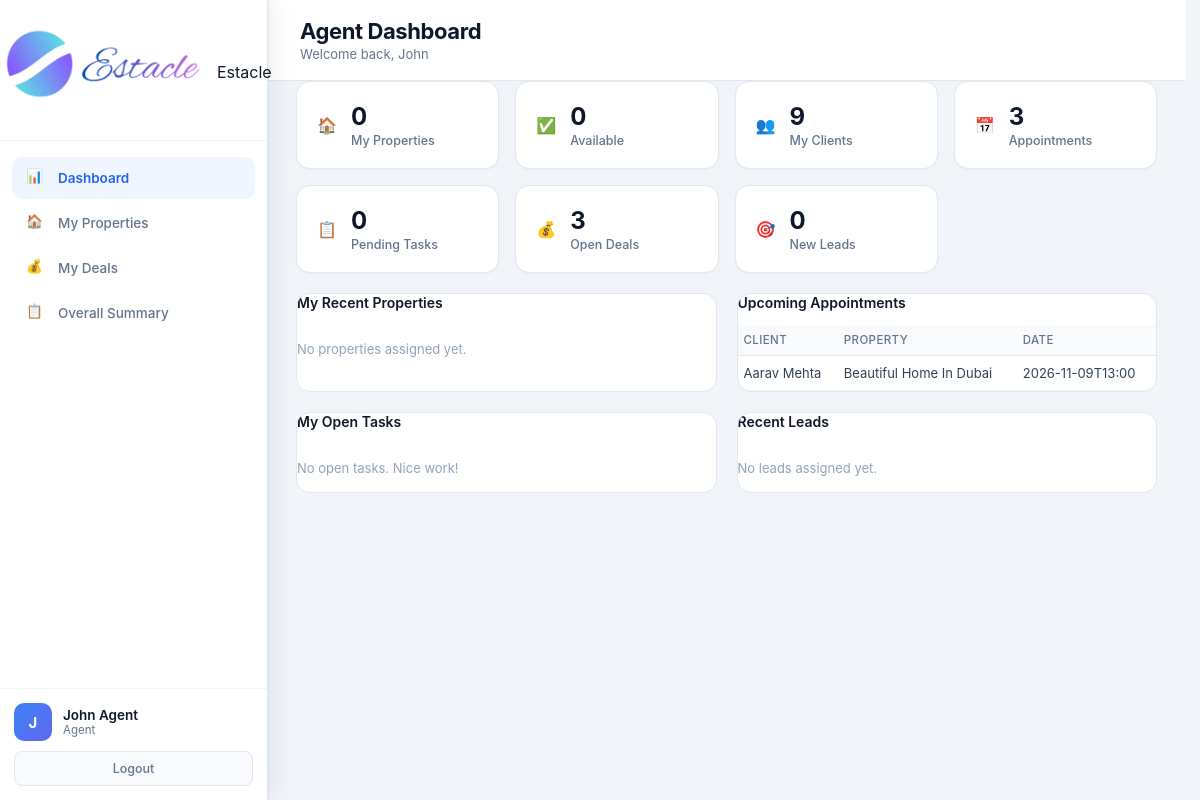
Page /agent (signed in) on the committed database.
### tables this page shows
CREATE TABLE appointments (
            id INTEGER PRIMARY KEY AUTOINCREMENT,
            client_id INTEGER,
            property_id INTEGER,
            agent_id INTEGER,
            appointment_date TIMESTAMP,
            status TEXT DEFAULT 'scheduled',
            notes TEXT,
            created_at TIMESTAMP DEFAULT CURRENT_TIMESTAMP, minutes_of_meeting TEXT, appointment_type TEXT DEFAULT 'meeting', duration_minutes INTEGER DEFAULT 60, updated_at TIMESTAMP,
            FOREIGN KEY (client_id) REFERENCES clients (id),
            FOREIGN KEY (property_id) REFERENCES properties (id),
            FOREIGN KEY (agent_id) REFERENCES users (id)
        );

CREATE TABLE clients (
            id INTEGER PRIMARY KEY AUTOINCREMENT,
            full_name TEXT NOT NULL,
            email TEXT,
            phone TEXT,
            status TEXT DEFAULT 'lead',
            notes TEXT,
            agent_id INTEGER,
            created_at TIMESTAMP DEFAULT CURRENT_TIMESTAMP, source TEXT, budget REAL, interest TEXT, preferred_city TEXT, address TEXT, updated_at TIMESTAMP, user_id INTEGER, photo TEXT, about_the_client TEXT,
            FOREIGN KEY (agent_id) REFERENCES users (id)
        );

CREATE TABLE properties (
            id INTEGER PRIMARY KEY AUTOINCREMENT,
            title TEXT NOT NULL,
            description TEXT,
            price REAL NOT NULL,
            property_type TEXT NOT NULL,
            status TEXT DEFAULT 'available',
            address TEXT,
            city TEXT,
            state TEXT,
            zip_code TEXT,
            bedrooms INTEGER,
            bathrooms REAL,
            area_sqft REAL,
            agent_id INTEGER,
            created_at TIMESTAMP DEFAULT CURRENT_TIMESTAMP, category TEXT DEFAULT "sale", listing_type TEXT DEFAULT "sale", floor TEXT, carpet_area REAL, furnishing TEXT, parking TEXT, amenities TEXT, seller_name TEXT, seller_phone TEXT, monthly_rent REAL, security_deposit REAL, maintenance REAL, per_sqft REAL, latitude TEXT, longitude TEXT, photos TEXT, year_built TEXT, facing TEXT, videos TEXT,
            FOREIGN KEY (agent_id) REFERENCES users (id)
        );

### routes/agent.py (the view)
@agent.route('/agent')
@login_required
@role_required('agent')
def agent_dashboard():
    db = get_db()
    migrate_db()
    agent_id = session['user_id']
    currency = get_setting('currency', 'INR')
    stats = {
        'my_properties': db.execute('SELECT COUNT(*) FROM properties WHERE agent_id = ?', (agent_id,)).fetchone()[0],
        'my_clients': db.execute('SELECT COUNT(*) FROM clients WHERE agent_id = ?', (agent_id,)).fetchone()[0],
        'appointments': db.execute('SELECT COUNT(*) FROM appointments WHERE agent_id = ?', (agent_id,)).fetchone()[0],
        'available': db.execute("SELECT COUNT(*) FROM properties WHERE agent_id = ? AND status = 'available'", (agent_id,)).fetchone()[0],
        'pending_tasks': db.execute("SELECT COUNT(*) FROM tasks WHERE assigned_to = ? AND status = 'pending'", (agent_id,)).fetchone()[0],
        'open_deals': db.execute("SELECT COUNT(*) FROM deals WHERE agent_id = ? AND stage NOT IN ('closed', 'lost')", (agent_id,)).fetchone()[0],
        'new_leads': db.execute("SELECT COUNT(*) FROM leads WHERE assigned_to = ? AND status = 'new'", (agent_id,)).fetchone()[0],
    }
    my_properties = db.execute('''
        SELECT id, title, price, status, city, property_type, listing_type, created_at
        FROM properties WHERE agent_id = ? ORDER BY created_at DESC LIMIT 8
    ''', (agent_id,)).fetchall()
    upcoming = db.execute('''
        SELECT a.*, c.full_name as client_name, p.title as property_title
        FROM appointments a
        LEFT JOIN clients c ON a.client_id = c.id
        LEFT JOIN properties p ON a.property_id = p.id
        WHERE a.agent_id = ? AND a.status = 'scheduled'
        ORDER BY a.appointment_date ASC LIMIT 6
    ''', (agent_id,)).fetchall()
    my_tasks = db.execute('''
        SELECT * FROM tasks WHERE assigned_to = ? AND status != 'completed'
        ORDER BY CASE priority WHEN 'high' THEN 1 WHEN 'medium' THEN 2 ELSE 3 END, due_date ASC LIMIT 6
    ''', (agent_id,)).fetchall()
    recent_leads = db.execute('''
        SELECT * FROM leads WHERE assigned_to = ? ORDER BY created_at DESC LIMIT 5
    ''', (agent_id,)).fetchall()
    return render_template('agent.html', stats=stats, my_properties=my_properties,
                           upcoming=upcoming, my_tasks=my_tasks, recent_leads=recent_leads,
                           currency=currency, format_money=format_money)

### templates/agent.html (shortened to what this page needs)
<!DOCTYPE html>
<html lang="en">
<head>
    <link rel="stylesheet" href="{{ url_for('static', filename='css/admin.css') }}">
</head>
<body>
<div class="app-layout">
    <aside class="sidebar" data-shell="agent">
        <div class="sidebar-header">
            <div class="logo">
                <img src="{{ url_for('static', filename='images/logo.png') }}" alt="Estacle" class="sidebar-logo">
                <span>Estacle</span>
            </div>
        </div>
        <nav class="sidebar-nav">
            <a href="{{ url_for('agent.agent_dashboard') }}" class="nav-item active"><span class="nav-icon">📊</span> Dashboard</a>
            <a href="{{ url_for('agent.agent_properties') }}" class="nav-item"><span class="nav-icon">🏠</span> My Properties</a>
            <a href="{{ url_for('agent.agent_deals') }}" class="nav-item"><span class="nav-icon">💰</span> My Deals</a>
            <a href="{{ url_for('agent.agent_deals_summary') }}" class="nav-item"><span class="nav-icon">📋</span> Overall Summary</a>
        </nav>
        <div class="sidebar-footer">
            <div class="user-info">
                <div class="user-avatar">{{ session.full_name[0] }}</div>
                <div class="user-details">
                    <div class="user-name">{{ session.full_name }}</div>
                    <div class="user-role">Agent</div>
                </div>
            </div>
            <a href="{{ url_for('auth.logout') }}" class="logout-btn">Logout</a>
        </div>
    </aside>
    <main class="main-content">
        <header class="top-bar">
            <div>
                <h1 class="page-title">Agent Dashboard</h1>
                <p class="page-subtitle">Welcome back, {{ session.full_name.split()[0] }}</p>
            </div>
        </header>
        <div class="stats-grid" style="padding: 0 28px 20px;">
            <div class="stat-card">
                <div class="stat-icon blue">🏠</div>
                <div class="stat-info">
                    <div class="stat-value">{{ stats.my_properties }}</div>
                    <div class="stat-label">My Properties</div>
                </div>
            </div>
            <div class="stat-card">
                <div class="stat-icon green">✅</div>
                <div class="stat-info">
                    <div class="stat-value">{{ stats.available }}</div>
                    <div class="stat-label">Available</div>
                </div>
            </div>
            <div class="stat-card">
                <div class="stat-icon purple">👥</div>
                <div class="stat-info">
                    <div class="stat-value">{{ stats.my_clients }}</div>
                    <div class="stat-label">My Clients</div>
                </div>
            </div>
            <div class="stat-card">
                <div class="stat-icon orange">📅</div>
                <div class="stat-info">
                    <div class="stat-value">{{ stats.appointments }}</div>
                    <div class="stat-label">Appointments</div>
                </div>
            </div>
            <div class="stat-card">
                <div class="stat-icon blue">📋</div>
                <div class="stat-info">
                    <div class="stat-value">{{ stats.pending_tasks }}</div>
                    <div class="stat-label">Pending Tasks</div>
                </div>
            </div>
            <div class="stat-card">
                <div class="stat-icon green">💰</div>
                <div class="stat-info">
                    <div class="stat-value">{{ stats.open_deals }}</div>
                    <div class="stat-label">Open Deals</div>
                </div>
            </div>
            <div class="stat-card">
                <div class="stat-icon purple">🎯</div>
                <div class="stat-info">
                    <div class="stat-value">{{ stats.new_leads }}</div>
                    <div class="stat-label">New Leads</div>
                </div>
            </div>
        </div>
        <div class="agent-grid">
            <div class="panel">
                <h3>My Recent Properties</h3>
                {% if my_properties %}
                <table class="mini-table">
                    <thead><tr><th>Title</th><th>Price</th><th>Status</th><th>City</th></tr></thead>
                    <tbody>
                    {% for p in my_properties %}
                    <tr>
                        <td>{{ p.title[:32] }}{% if p.title|length > 32 %}…{% endif %}</td>
                        <td>{{ format_money(p.price, currency) }}</td>
                        <td><span class="badge-sm badge-{{ p.status }}">{{ p.status }}</span></td>
                        <td>{{ p.city or '—' }}</td>
                    </tr>
                    {% endfor %}
                    </tbody>
                </table>
                {% else %}
                <p class="empty-row">No properties assigned yet.</p>
                {% endif %}
            </div>
            <div class="panel">
                <h3>Upcoming Appointments</h3>
                {% if upcoming %}
                <table class="mini-table">
                    <thead><tr><th>Client</th><th>Property</th><th>Date</th></tr></thead>
                    <tbody>
                    {% for a in upcoming %}
                    <tr>
                        <td>{{ a.client_name or '—' }}</td>
                        <td>{{ (a.property_title or '—')[:28] }}</td>
                        <td>{{ a.appointment_date[:16] if a.appointment_date else '—' }}</td>
                    </tr>
                    {% endfor %}
                    </tbody>
                </table>
                {% else %}
                <p class="empty-row">No upcoming appointments.</p>
                {% endif %}
            </div>
            <div class="panel">
                <h3>My Open Tasks</h3>
                {% if my_tasks %}
                <table class="mini-table">
                    <thead><tr><th>Task</th><th>Priority</th><th>Due</th></tr></thead>
                    <tbody>
                    {% for t in my_tasks %}
                    <tr>
                        <td>{{ t.title[:36] }}{% if t.title|length > 36 %}…{% endif %}</td>
                        <td><span class="badge-sm badge-{{ t.priority }}">{{ t.priority }}</span></td>
                        <td>{{ t.due_date or '—' }}</td>
                    </tr>
                    {% endfor %}
                    </tbody>
                </table>
                {% else %}
                <p class="empty-row">No open tasks. Nice work!</p>
                {% endif %}
            </div>
            <div class="panel">
                <h3>Recent Leads</h3>
                {% if recent_leads %}
                <table class="mini-table">
                    <thead><tr><th>Name</th><th>Interest</th><th>Budget</th><th>Status</th></tr></thead>
                    <tbody>
                    {% for l in recent_leads %}
                    <tr>
                        <td>{{ l.full_name }}</td>
                        <td>{{ l.interest or '—' }}</td>
                        <td>{{ format_money(l.budget, currency) if l.budget else '—' }}</td>
                        <td><span class="badge-sm badge-{{ l.status }}">{{ l.status }}</span></td>
                    </tr>
                    {% endfor %}
                    </tbody>
                </table>
                {% else %}
                <p class="empty-row">No leads assigned yet.</p>
                {% endif %}
            </div>
        </div>
    </main>
</div>
</body>
</html>

### rows in the picture
appointments: full_name "Aarav Mehta", appointment_date "2026-11-09T13:00"
properties: title "Beautiful Home In Dubai"

### other values in the picture
{{ session.full_name[0] }} "J"
{{ session.full_name }} "John Agent"
{{ session.full_name.split()[0] }} "John"
{{ stats.my_properties }} "0"
{{ stats.available }} "0"
{{ stats.my_clients }} "9"
{{ stats.appointments }} "3"
{{ stats.pending_tasks }} "0"
{{ stats.open_deals }} "3"
{{ stats.new_leads }} "0"
